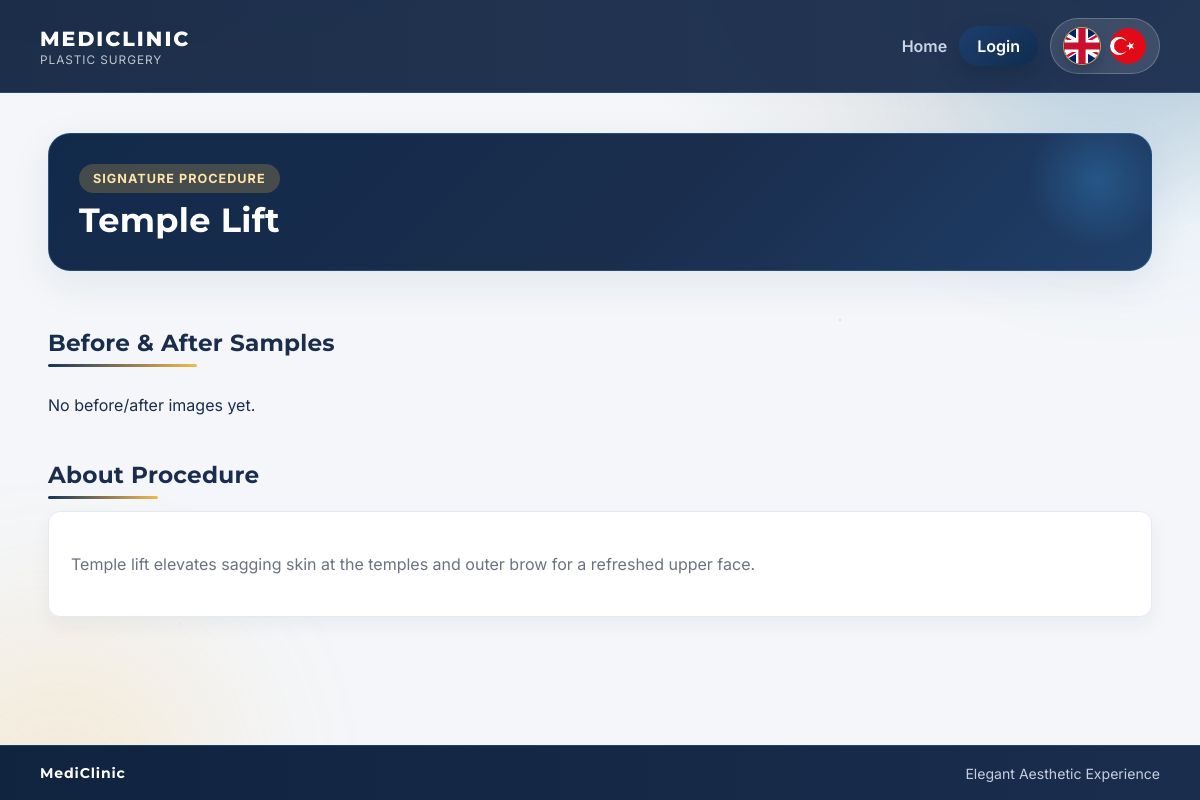
Screenshot of /procedure/temple-lift/ with the database file from the repository.
### clinic/models.py (models this page shows, shortened)
class Procedure(models.Model):
    slug = models.SlugField(unique=True)
    name_en = models.CharField(max_length=120)
    name_tr = models.CharField(max_length=120)
    summary_en = models.TextField()
    summary_tr = models.TextField()
    default_image = models.ImageField(upload_to='procedures/defaults/')
    created_at = models.DateTimeField(auto_now_add=True)
    class Meta:
        ordering = ['name_en']

### clinic/views.py (the view)
# urls.py: path('procedure/<slug:slug>/', views.procedure_detail, name='procedure_detail'),
def procedure_detail(request, slug):
    lang = request.session.get('lang', 'en')
    procedure = get_object_or_404(Procedure, slug=slug)
    gallery_sections = build_gallery_sections(procedure, lang)
    context = {
        'procedure': procedure,
        'name': get_text(procedure, 'name', lang),
        'summary': get_text(procedure, 'summary', lang),
        'gallery_sections': gallery_sections,
        'has_gallery': bool(gallery_sections),
    }
    return render(request, 'clinic/procedure_detail.html', add_shared_forms(request, context))

### clinic/context_processors.py (called while the page is built)
def global_context(request):
    current_lang = request.session.get('lang', 'en')
    if current_lang not in UI_TEXTS:
        current_lang = 'en'
    return {
        'current_lang': current_lang,
        'texts': UI_TEXTS[current_lang],
    }

### clinic/views.py (called while the page is built, shortened)
def get_text(obj, field_base, lang):
    value = getattr(obj, f'{field_base}_{lang}', '')
    if value:
        return value
    return getattr(obj, f'{field_base}_en', '')

def add_shared_forms(request, context):
    if request.user.is_authenticated and 'procedure_form' not in context:
        context['procedure_form'] = ProcedureForm()
    return context

def build_gallery_sections(procedure, lang):
    sections = []
    return sections

### templates/clinic/procedure_detail.html (shortened to what this page needs)
{% extends 'base.html' %}
{% block content %}
<section class="hero">
    <div class="hero-detail-head">
        <div>
            <div class="hero-chip">Signature Procedure</div>
            <h1>{{ name }}</h1>
        </div>
    </div>
</section>
<h2 class="section-title">{{ texts.before_after }}</h2>
{% if has_gallery %}
    <section class="pairs-grid">
        {% for section in gallery_sections %}
            <article class="pair-section" data-section-index="{{ forloop.counter0 }}">
                <h3 class="pair-title">{{ texts.section_label }} {{ forloop.counter }}</h3>
                <div class="pair-images">
                    <div class="pair-side">
                        <span class="image-label">{{ texts.before }}</span>
                        <div class="side-gallery-grid">
                            {% for item in section.before_items %}
                                <div class="side-gallery-item">
                                    <p class="image-item-title">{{ item.title }}</p>
                                    <div class="gallery-thumb">
                                        <img
                                            src="{{ item.image.url }}"
                                            alt="{{ item.title }}"
                                            class="js-gallery-trigger"
                                            data-section-index="{{ forloop.parentloop.counter0 }}"
                                            data-slide-index="{{ forloop.counter0 }}"
                                            data-mode="before"
                                            data-title="{{ item.title }}"
                                        >
                                    </div>
                                    {% if user.is_authenticated %}
                                        <div class="sample-actions">
                                            <a class="btn btn-outline btn-small" href="{% url 'edit_procedure_image' procedure.slug item.id %}">{{ texts.edit_image }}</a>
                                            <form method="post" action="{% url 'delete_procedure_image' procedure.slug item.id %}" onsubmit="return confirm('{{ texts.confirm_delete }}');">
                                                {% csrf_token %}
                                                <button type="submit" class="btn btn-danger btn-small">{{ texts.delete_image }}</button>
                                            </form>
                                        </div>
                                    {% endif %}
                                </div>
                            {% empty %}
                                <p class="gallery-empty">{{ texts.no_before_in_section }}</p>
                            {% endfor %}
                        </div>
                    </div>
                    <div class="pair-side">
                        <span class="image-label">{{ texts.after }}</span>
                        <div class="side-gallery-grid">
                            {% for item in section.after_items %}
                                <div class="side-gallery-item">
                                    <p class="image-item-title">{{ item.title }}</p>
                                    <div class="gallery-thumb">
                                        <img
                                            src="{{ item.image.url }}"
                                            alt="{{ item.title }}"
                                            class="js-gallery-trigger"
                                            data-section-index="{{ forloop.parentloop.counter0 }}"
                                            data-slide-index="{{ forloop.counter0 }}"
                                            data-mode="after"
                                            data-title="{{ item.title }}"
                                        >
                                    </div>
                                    {% if user.is_authenticated %}
                                        <div class="sample-actions">
                                            <a class="btn btn-outline btn-small" href="{% url 'edit_procedure_image' procedure.slug item.id %}">{{ texts.edit_image }}</a>
                                            <form method="post" action="{% url 'delete_procedure_image' procedure.slug item.id %}" onsubmit="return confirm('{{ texts.confirm_delete }}');">
                                                {% csrf_token %}
                                                <button type="submit" class="btn btn-danger btn-small">{{ texts.delete_image }}</button>
                                            </form>
                                        </div>
                                    {% endif %}
                                </div>
                            {% empty %}
                                <p class="gallery-empty">{{ texts.no_after_in_section }}</p>
                            {% endfor %}
                        </div>
                    </div>
                </div>
            </article>
        {% endfor %}
    </section>
{% else %}
    <p>{{ texts.no_samples }}</p>
{% endif %}
<h2 class="section-title">{{ texts.about_procedure }}</h2>
<article class="description-box">
    {{ summary|linebreaks }}
</article>
{% endblock %}

### clinic/static/clinic/styles.css (style rules this page uses)
:root { --primary: #3fa9f5; --accent: #f5b94c; --bg-soft: #f4f6f9; --heading: #1a2d4d; --navy-strong: #10233f; --navy-soft: #16345c; --body: #6b7280; --white: #ffffff; --line: #e4e9f2; --shadow-soft: 0 12px 40px rgba(26, 45, 77, 0.08); --shadow-card: 0 10px 24px rgba(26, 45, 77, 0.1); --page-gutter: clamp(24px, 5vw, 48px); }
* { box-sizing: border-box; }
body { margin: 0; font-family: "Inter", sans-serif; background: radial-gradient(1000px 400px at 10% -20%, rgba(16, 35, 63, 0.2), transparent 60%), radial-gradient(900px 380px at 95% 0%, rgba(22, 52, 92, 0.18), transparent 60%), radial-gradient(800px 360px at 95% 0%, rgba(245, 185, 76, 0.12), transparent 60%), var(--bg-soft); color: var(--heading); position: relative; min-height: 100vh; display: flex; flex-direction: column; }
h1, h2, h3 { font-family: "Montserrat", sans-serif; color: var(--heading); letter-spacing: 0.01em; }
.hero { background: linear-gradient(135deg, #122a4a, #1a2d4d 55%, #1f3f69); border-radius: 22px; border: 1px solid rgba(63, 169, 245, 0.26); padding: 30px; margin-bottom: 28px; box-shadow: var(--shadow-soft); position: relative; overflow: hidden; background-color: var(--heading); }
.hero::after { content: ""; position: absolute; top: -24px; right: -16px; width: 140px; height: 140px; background: radial-gradient(circle, rgba(63, 169, 245, 0.25), transparent 70%); }
.hero h1 { margin: 8px 0 0; font-size: clamp(1.8rem, 2.8vw, 2.5rem); line-height: 1.15; max-width: 640px; color: var(--white); }
.hero-chip { display: inline-flex; padding: 7px 14px; border-radius: 999px; background: rgba(245, 185, 76, 0.22); color: #ffe3ab; font-size: 0.79rem; letter-spacing: 0.08em; text-transform: uppercase; font-weight: 700; position: relative; z-index: 1; }
.hero-detail-head { display: flex; justify-content: space-between; gap: 16px; align-items: flex-start; }
.section-title { margin: 30px 0 12px; font-size: 1.45rem; letter-spacing: 0.01em; position: relative; display: inline-block; }
.section-title::after { content: ""; display: block; width: 52%; height: 3px; border-radius: 999px; margin-top: 7px; background: linear-gradient(90deg, var(--navy-soft), var(--accent)); }
.description-box { background: var(--white); border-left: 4px solid #f2c468; padding: 22px; border-radius: 12px; border: 1px solid var(--line); color: var(--body); line-height: 1.8; box-shadow: 0 8px 20px rgba(26, 45, 77, 0.05); }

### rows the page displays
Procedure: name_en "Temple Lift", summary_en "Temple lift elevates sagging skin at the temples and outer brow for a refreshed upper face."

### other values shown
{{ texts.brand_subtitle }} "PLASTIC SURGERY"
{{ texts.home }} "Home"
{{ texts.login }} "Login"
{{ texts.before_after }} "Before & After Samples"
{{ texts.no_samples }} "No before/after images yet."
{{ texts.about_procedure }} "About Procedure"
